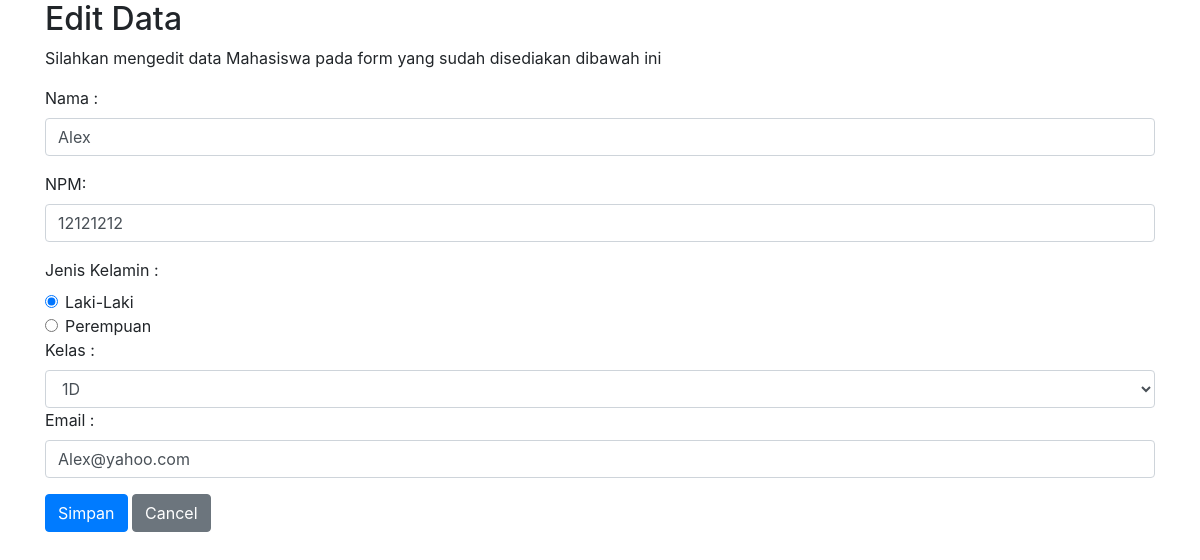
The page /admin/edit.php?id=6 on the database its author committed.
### tables this page shows
CREATE TABLE `mhs` (
  `id_mhs` int(11) NOT NULL,
  `nm_mhs` varchar(100) NOT NULL,
  `npm` varchar(8) NOT NULL,
  `jk` varchar(10) NOT NULL,
  `id_kelas` int(11) NOT NULL,
  `email` varchar(100) NOT NULL
);

### admin/edit.php (the view, shortened to what this page needs)
<?php
include "../koneksi.php";
if (isset($_GET['id'])){
  $tampilmhs = mysqli_query($conf, "SELECT * FROM mhs WHERE id_mhs ='$_GET[id]'");
  $mhs = mysqli_fetch_array ($tampilmhs);
}
?>
<!DOCTYPE html>
<html lang="en">
<head>
  <link rel="stylesheet" type="text/css" href="../css/bootstrap.min.css">
</head>
<body>
<div class="container">
  <h2>Edit Data</h2>
  <p>Silahkan mengedit data Mahasiswa pada form yang sudah disediakan dibawah ini</p>
  <form action="edit-fungsi.php" method="POST" class="needs-validation" novalidate>
    <div class="form-group">
      <label for="nama">Nama :</label>
      <input type="text" class="form-control" id="nama" placeholder="Nama Lengkap Anda" name="nm_mhs" value="<?php echo $mhs['nm_mhs']; ?>" required>
    </div>
    <div class="form-group">
      <label for="npm">NPM:</label>
      <input type="number" class="form-control" id="npm" placeholder="NPM Tanpa titik" name="npm" value="<?php echo $mhs['npm']; ?>"required>
    </div>
    <label for="jk">Jenis Kelamin :</label>
    <div class="form-check">
  <label class="form-check-label">
    <input type="radio" class="form-check-input" name="jk" value="Laki-Laki" <?php if(!(strcmp(htmlentities($mhs['jk'],ENT_COMPAT,'utf-8'),"Laki-Laki"))) {echo "checked=\"checked\"";}?>>Laki-Laki
  </label>
</div>
<div class="form-check">
  <label class="form-check-label">
    <input type="radio" class="form-check-input" name="jk" value="Perempuan" <?php if(!(strcmp(htmlentities($mhs['jk'],ENT_COMPAT,'utf-8'),"Perempuan"))) {echo "checked=\"checked\"";}?>>Perempuan
  </label>
</div>
    <div class="form-group">
  <label for="sel1">Kelas :</label>
  <select class="form-control" id="sel1" name="id_kelas" required>
  <?php
    $tampil = mysqli_query($conf, "SELECT * FROM kelas ORDER BY kelas");
    while ($w = mysqli_fetch_array($tampil)){
      if($mhs['id_kelas'] == $w['id_kelas']){
        echo "<option value=$w[id_kelas] selected>$w[kelas]</option>";
      }else {
        echo "<option value=$w[id_kelas]>$w[kelas]</option>";
      }
    }
  ?>
  </select>
  <div class="form-group">
      <label for="email">Email :</label>
      <input type="email" class="form-control" id="email" placeholder="Email Aktif Anda" name="email" value="<?php echo $mhs['email']; ?>" required>
    </div>
</div>
    <button type="submit" class="btn btn-primary" name="edit">Simpan</button>
    <button type="button" class="btn btn-secondary" onclick="self.history.back()">Cancel</button>
  </form>
</div>
</body>
</html>

### rows shown on the page
mhs: nm_mhs "Alex", npm "12121212", jk "☑ Laki-Laki", jk "☐ Perempuan", email "Alex@yahoo.com"

### other values the page prints
form field id_kelas "1D"
